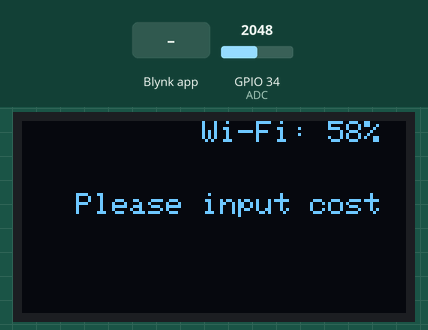
Recording of a sketch running on a simulated ESP32. Parts: 128×64 one-colour display. The inputs (shaded band) are chosen by the test bench; at power-on: GPIO 34 (ADC) = 2048. WiFi joins after 1.5 s; servers stay silent unless stated; what the sketch prints to the serial monitor is not drawn.

Above: at 3.0 s.
3.1 s: Blynk app writes 1 to V0
At 4.9 s:
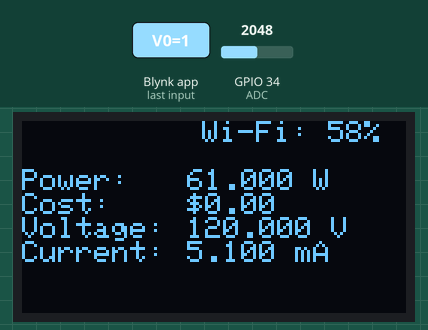
At 5.7 s:
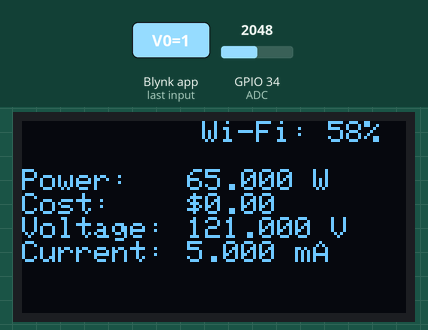
Timing chart, 0 to 7.2 s (numbered marks = the images above; inputs shaded):
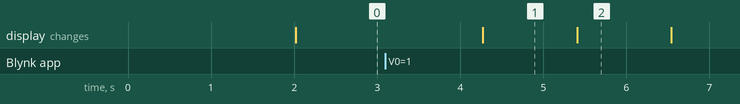

Measured:
- after the input at 3.1 s, the display: changes after 1.2 s (image 1)
- what the display in image 1 shows lasts 1.1 s, from 4.3 s to 5.4 s

The sketch:

NewDesignWithBlynk.ino
```cpp
#define BLYNK_PRINT Serial
#include <WiFi.h>
#include <WiFiClient.h>
#include <BlynkSimpleEsp32.h>
#include <Wire.h>
#include <Adafruit_GFX.h>
#include <Adafruit_SSD1306.h>
#include <stdlib.h>

#define SCREEN_WIDTH 128 // OLED display width, in pixels
#define SCREEN_HEIGHT 64 // OLED display height, in pixels

//Defining pins for mux and ADC
#define ADC 34
#define MUX_S0 32 //*Need to look at digital out for mux select bits
#define MUX_S1 33

// Declaration for an SSD1306 display connected to I2C (SDA, SCL pins)
Adafruit_SSD1306 display(SCREEN_WIDTH, SCREEN_HEIGHT, &Wire, -1);

//*Input necessary Blynk and WiFi info
char auth[] = "AUTHENTICATION HERE";
char ssid[] = "SSID HERE";
char pass[] = "PASSWORD HERE";

int pinValue = -1;

//*Hard-coded values to show that blynk will reflect
int z = 0;
float power[3] = {56, 61, 65};
float cost = 0;
float volts[3] = {119, 120, 121};
float amps[3] = {5.0, 5.1, 5.0};
float powerNum = 0;

BLYNK_WRITE(V0) // V0 is the number of Virtual Pin
{
  pinValue = param.asInt(); //Value is written from Blynk as $10^-5/kWH
}

void checkPin()
{
  BLYNK_WRITE(V0);
}

void setup()
{
  Serial.begin(9600);

  if(!display.begin(SSD1306_SWITCHCAPVCC, 0x3C)) {
    Serial.println(F("SSD1306 allocation failed"));
    for(;;);
  }

  display.clearDisplay();
  display.setTextSize(1);
  display.setTextColor(WHITE);

  Blynk.begin(auth, ssid, pass);
  // You can also specify server:
  //Blynk.begin(auth, ssid, pass, "blynk-cloud.com", 80);
  //Blynk.begin(auth, ssid, pass, IPAddress(192,168,1,100), 8080);

  // Make pin 2 default HIGH, and attach INT to our handler
  pinMode(2, INPUT_PULLUP);

  //Make mux select digital out and low
  pinMode(MUX_S0, OUTPUT);
  pinMode(MUX_S1, OUTPUT);

  digitalWrite(MUX_S0, LOW);
  digitalWrite(MUX_S1, LOW);
}

void loop()
{
  Blynk.run();
  checkPin();

  Serial.print("Pin Value:");
  Serial.println(pinValue);

  if(pinValue != -1)
  {
    ReadADC();

    delay(500);

    pushContent();

    display.clearDisplay();
    showUpperRight();
    showContent();
    display.display();
  }
  else
  {
    display.clearDisplay();
    showUpperRight();
    showErrorMessage();
    display.display();
  }
}

void showUpperRight()
{
  char wifiStrength[12] = "Wi-Fi: ";
  String numberString = String(getStrength(8));
  int i = 1;

  do{
    wifiStrength[6 + i] = numberString[i];
    i++;
  } while (numberString.length() != i);

  wifiStrength[9] = '%';

  display.setCursor(60, 0);
  display.println(wifiStrength);
}

void showContent()
{
  char powerArray[10];
  char costArray[10];
  char voltsArray[10];
  char ampsArray[10];

  dtostrf(power[z], 4, 3, powerArray);
  dtostrf(cost, 4, 2, costArray);
  dtostrf(volts[z], 4, 3, voltsArray);
  dtostrf(amps[z], 4, 3, ampsArray);

  String powerString = powerArray;
  String costString = "$";
  String voltsString = voltsArray;
  String ampsString = ampsArray;

  powerString += " W";
  costString += costArray;
  voltsString += " V";
  ampsString += " mA";

  display.setCursor(0,16);
  display.println("Power: ");
  display.println("Cost:");
  display.println("Voltage:");
  display.println("Current:");
  display.setCursor(55,16);
  display.println(powerString);
  display.setCursor(55,24);
  display.println(costString);
  display.setCursor(55,32);
  display.println(voltsString);
  display.setCursor(55,40);
  display.println(ampsString);
}

void showErrorMessage()
{
  display.setCursor(18,24);
  display.println("Please input cost");
}

int getStrength(int points)
{
    long rssi = 0;
    long averageRSSI = 0;

    for (int i=0;i < points;i++){
        rssi += WiFi.RSSI();
        delay(20);
    }

   averageRSSI = rssi/points;
   return averageRSSI;
}

void pushContent()
{
  powerNum = volts[z] * amps[z];
  cost = ((pinValue / 10000) * powerNum) / 1000;
  cost = (cost > 0.0f)? cost : 0.0f;

  Blynk.virtualWrite(V1, powerNum);
  Blynk.virtualWrite(V2, cost);
  Blynk.virtualWrite(V3, volts[z]);
  Blynk.virtualWrite(V4, amps[z]);
  z = (z + 1) % 3;
}

void ReadADC() //*Adjust number for each current and voltage
{
  for(int a = 0; a < 4; a++)
  {
    int number = 0;
    //*Change mux here based off of integer a with short delay
    MuxSelect(a);
    delay(10);

    for(int i = 0; i < 10; i++)
    {
      number += analogRead(ADC);
      delay(10);
    }

    number /= 10;
    Serial.print("Number:");
    Serial.println(number);
  }
}

void MuxSelect(int select)
{
  switch(select){
    case 1:   //Current 1 read
      digitalWrite(MUX_S0, HIGH);
      digitalWrite(MUX_S1, LOW);
      break;
    case 2:   //Current 2 read
      digitalWrite(MUX_S0, LOW);
      digitalWrite(MUX_S1, HIGH);
      break;
    case 3:   //Current 3 read
      digitalWrite(MUX_S0, HIGH);
      digitalWrite(MUX_S1, HIGH);
      break;
    default:  //Voltage read
      digitalWrite(MUX_S0, LOW);
      digitalWrite(MUX_S1, LOW);
      break;
  }
}
```
